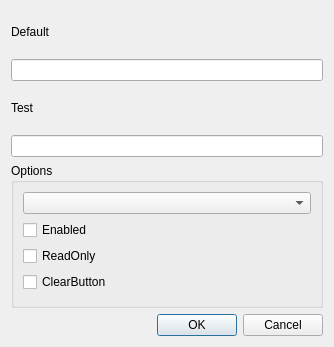
<?xml version="1.0" encoding="UTF-8"?>
<ui version="4.0">
 <class>Dialog</class>
 <widget class="QDialog" name="Dialog">
  <property name="geometry">
   <rect>
    <x>0</x>
    <y>0</y>
    <width>334</width>
    <height>347</height>
   </rect>
  </property>
  <property name="windowTitle">
   <string>Dialog</string>
  </property>
  <layout class="QVBoxLayout" name="verticalLayout_5">
   <item>
    <layout class="QVBoxLayout" name="verticalLayout_3">
     <item>
      <layout class="QVBoxLayout" name="verticalLayout">
       <item>
        <widget class="QLabel" name="label">
         <property name="text">
          <string>Default</string>
         </property>
        </widget>
       </item>
       <item>
        <widget class="QLineEdit" name="txtDefault"/>
       </item>
      </layout>
     </item>
     <item>
      <layout class="QVBoxLayout" name="verticalLayout_2">
       <item>
        <widget class="QLabel" name="label_2">
         <property name="text">
          <string>Test</string>
         </property>
        </widget>
       </item>
       <item>
        <widget class="QLineEdit" name="txtTest"/>
       </item>
      </layout>
     </item>
    </layout>
   </item>
   <item>
    <widget class="QGroupBox" name="groupBox">
     <property name="title">
      <string>Options</string>
     </property>
     <layout class="QVBoxLayout" name="verticalLayout_4">
      <item>
       <widget class="QComboBox" name="comboBox"/>
      </item>
      <item>
       <widget class="QCheckBox" name="chkEnabled">
        <property name="text">
         <string>Enabled</string>
        </property>
       </widget>
      </item>
      <item>
       <widget class="QCheckBox" name="chkReadOnly">
        <property name="text">
         <string>ReadOnly</string>
        </property>
       </widget>
      </item>
      <item>
       <widget class="QCheckBox" name="chkClearButton">
        <property name="text">
         <string>ClearButton</string>
        </property>
       </widget>
      </item>
     </layout>
    </widget>
   </item>
   <item>
    <widget class="QDialogButtonBox" name="buttonBox">
     <property name="standardButtons">
      <set>QDialogButtonBox::Cancel|QDialogButtonBox::Ok</set>
     </property>
    </widget>
   </item>
  </layout>
 </widget>
 <resources/>
 <connections>
  <connection>
   <sender>buttonBox</sender>
   <signal>accepted()</signal>
   <receiver>Dialog</receiver>
   <slot>accept()</slot>
   <hints>
    <hint type="sourcelabel">
     <x>142</x>
     <y>315</y>
    </hint>
    <hint type="destinationlabel">
     <x>152</x>
     <y>375</y>
    </hint>
   </hints>
  </connection>
  <connection>
   <sender>buttonBox</sender>
   <signal>rejected()</signal>
   <receiver>Dialog</receiver>
   <slot>reject()</slot>
   <hints>
    <hint type="sourcelabel">
     <x>109</x>
     <y>328</y>
    </hint>
    <hint type="destinationlabel">
     <x>110</x>
     <y>399</y>
    </hint>
   </hints>
  </connection>
 </connections>
</ui>
